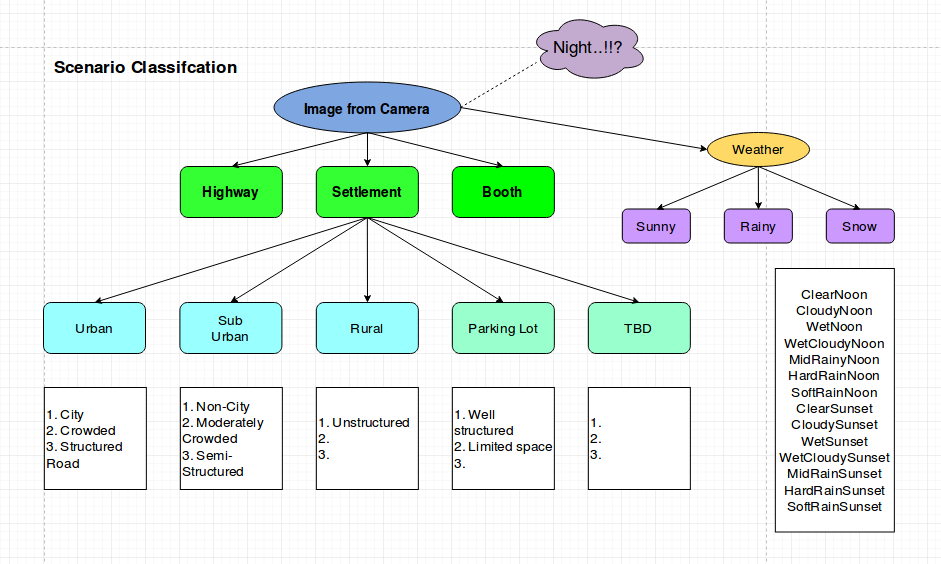
#> input picture Classification_Doc/images/classes.png, 941 x 564 px; its folder holds 4 pictures in this run
$ python cropImage.py
#> lines starting #> are read from the running program, lines starting #| are printed output that depends on the picture
import cv2
import numpy as np
import glob
import os

pwd = os.getcwd()
folderDir = pwd+"/"+"Images/"
os.chdir(folderDir)
subDirs = sorted(glob.glob("*"))
print(subDirs)

for subDir in subDirs:

	pwd = os.getcwd()
	path = pwd+"/"+subDir+"/"
	print(path)
	os.chdir(path)

	imageLists = sorted(glob.glob("*"))

	for imageName in imageLists:
		image = cv2.imread(imageName)
#> image is the input picture: shape (564, 941, 3); mean B, G, R 236.5, 241.7, 231.5
		y = 800
		x = 960
		h = 0
		w = 900
		crop_img = image[h:y, x-w:x+w]
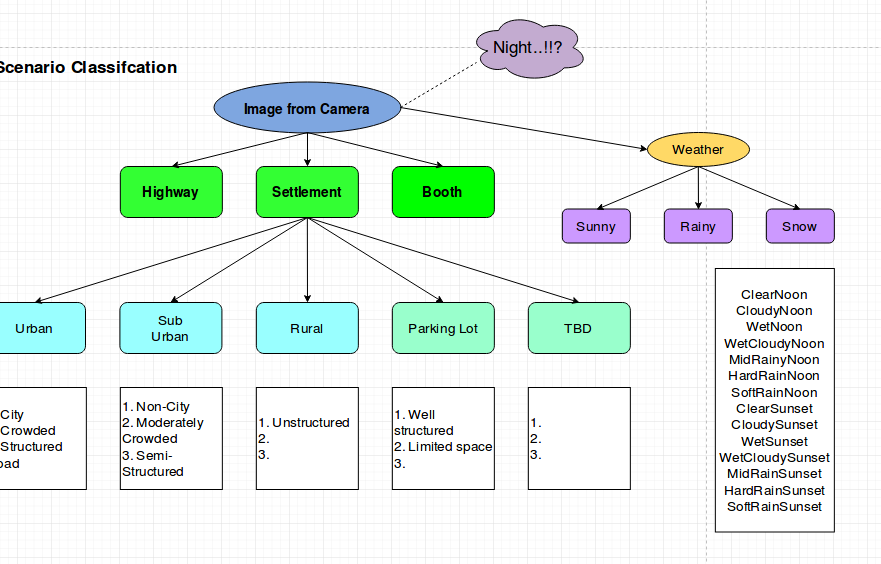
#> crop_img: shape (564, 881, 3); mean B, G, R 235.6, 241.1, 230.4
		cv2.imwrite(imageName, crop_img)

		# [4 lines of commented-out code are left out]
		print(image.shape)
#| (564, 941, 3)

	os.chdir(folderDir)

'''
cv2.namedWindow('window1', cv2.WINDOW_NORMAL)
cv2.resizeWindow("window1", 600, 600)
cv2.imshow("window1", image)
#cv2.waitKey(-1)
print(image.shape)

# image size - 1080 x 1920

y = 800
x = 960
h = 0
w = 900
crop_img = image[h:y, x-w:x+w]

cv2.namedWindow('window2', cv2.WINDOW_NORMAL)
cv2.resizeWindow("window2", 600, 600)
cv2.imshow("window2", crop_img)
cv2.waitKey(-1)
'''
